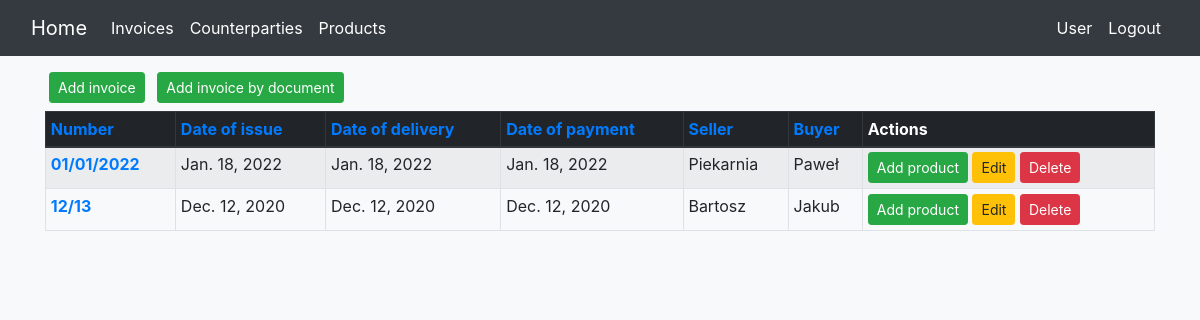
Screenshot of / (signed in) with the database file from the repository.
### faktury/models.py (models this page shows, shortened)
class Invoice(models.Model):
    number = models.CharField(max_length=200)
    date_of_issue = models.DateField('date of issue')
    date_of_delivery = models.DateField('date of delivery')
    date_of_payment = models.DateField('date of payment')
    seller = models.ForeignKey(Personal_Data, on_delete=models.CASCADE, related_name='seller')
    buyer = models.ForeignKey(Personal_Data, on_delete=models.CASCADE, related_name='buyer')
    image = models.ImageField(null=True, blank=True)
    user = models.ForeignKey(User, on_delete=models.CASCADE, null=True, blank=True)

class Personal_Data(models.Model):
    name = models.CharField(max_length=200)
    nip = models.CharField(max_length=200, null=True, blank=True)
    address = models.ForeignKey(Address, on_delete=models.CASCADE, related_name='address')
    user = models.ForeignKey(User, on_delete=models.CASCADE, null=True, blank=True)

### faktury/views.py (the view)
# urls.py: path('', views.list0, name='lista'),
@login_required
def list0(request):
    invoice_list = Invoice.objects.all()
    template = loader.get_template('faktury/lista.html')
    context = {
        'invoice_list': invoice_list,
    }
    return HttpResponse(template.render(context, request))

### faktury/templates/faktury/lista.html
{% extends "faktury/base.html" %}
{% block content %}
<div class="container mt-2">
    <a class="btn btn-success btn-sm mx-1 my-2" href="{% url 'faktury:dodajfakture' %}">Add invoice</a>
    <a class="btn btn-success btn-sm mx-1 my-2" href="{% url 'faktury:wybierzwzor' %}">Add invoice by document</a>
    <table class="table table-striped table-bordered table-sm">
        <thead class="thead-dark">
        <tr>
            <th scope="col"><a href="{% url 'faktury:lista1' %}">Number</a></th>
            <th scope="col"><a href="{% url 'faktury:lista2' %}">Date of issue</a></th>
            <th scope="col"><a href="{% url 'faktury:lista3' %}">Date of delivery</a></th>
            <th scope="col"><a href="{% url 'faktury:lista4' %}">Date of payment</a></th>
            <th scope="col"><a href="{% url 'faktury:lista5' %}">Seller</a></th>
            <th scope="col"><a href="{% url 'faktury:lista6' %}">Buyer</a></th>
            <th scope="col">Actions</th>
        </tr>
        </thead>
        <tbody>
        {% for invoice in invoice_list %}
        {% if invoice.user == user %}
        <tr>
            <th scope="row"><a href="{% url 'faktury:faktura' invoice.id %}">{{ invoice.number }}</a></th>
            <td>{{ invoice.date_of_issue }}</td>
            <td>{{ invoice.date_of_delivery }}</td>
            <td>{{ invoice.date_of_payment }}</td>
            <td>{{ invoice.seller.name }}</td>
            <td>{{ invoice.buyer.name }}</td>
            <td>
                <a class="btn btn-success btn-sm" href="{% url 'faktury:dodajuslugedofaktury' invoice.id %}">Add
                    product</a>
                <a class="btn btn-warning btn-sm" href="{% url 'faktury:edytujfakture' invoice.id %}">Edit</a>
                <a class="btn btn-danger btn-sm" href="{% url 'faktury:usunfakture' invoice.id %}">Delete</a>
            </td>
        </tr>
        {% endif %}
        {% endfor %}
        </tbody>
    </table>
</div>
{% endblock content %}

### faktury/templates/faktury/base.html (shortened to what this page needs)
<!DOCTYPE html>
<html lang="en">
<head>
    <link rel="stylesheet" href="https://maxcdn.bootstrapcdn.com/bootstrap/4.0.0/css/bootstrap.min.css"
>
</head>
<body class="bg-light">
<nav class="navbar sticky-top navbar-expand-lg navbar-dark bg-dark">
    <div class="container-fluid">
        <a class="navbar-brand" href="{% url 'faktury:lista' %}">Home</a>
        <div class="collapse navbar-collapse" id="navbarNav">
            <ul class="navbar-nav md-auto">
                <li class="nav-item active">
                    <a class="nav-link" href="{% url 'faktury:lista' %}">Invoices</a>
                </li>
                <li class="nav-item active">
                    <a class="nav-link" href="{% url 'faktury:listakontrahentow' %}">Counterparties</a>
                </li>
                <li class="nav-item active">
                    <a class="nav-link" href="{% url 'faktury:listaproduktow' %}">Products</a>
                </li>
            </ul>
            <ul class="navbar-nav ml-auto">
                {% if user.is_authenticated %}
                <li class="nav-item active">
                    <a class="nav-link disabled">{{ user }}</a>
                </li>
                <li class="nav-item active">
                    <a class="nav-link" href="{% url 'logout' %}">Logout</a>
                </li>
                {% endif %}
            </ul>
        </div>
    </div>
</nav>
{% block content %}{% endblock %}
</body>
</html>

### rows the page displays
Invoice: number "01/01/2022", date_of_issue "Jan. 18, 2022", date_of_delivery "Jan. 18, 2022", date_of_payment "Jan. 18, 2022", seller.name "Piekarnia", buyer.name "Paweł"
Invoice: number "12/13", date_of_issue "Dec. 12, 2020", date_of_delivery "Dec. 12, 2020", date_of_payment "Dec. 12, 2020", seller.name "Bartosz", buyer.name "Jakub"

### other values shown
{{ user }} "User"
